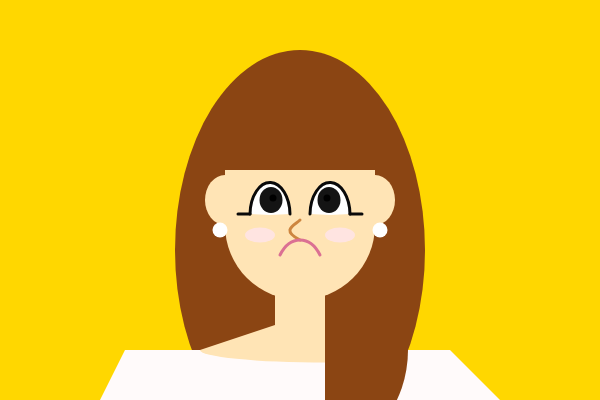
Frame 1 (no input)
Frame 60 (no input): identical to frame 1, image omitted
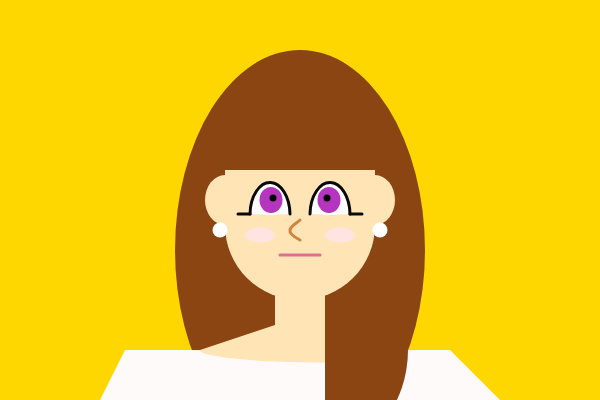
Frame 120 (the mouse pressed at the canvas centre since frame 60)

The p5.js sketch that drew these frames (run headless with seeded random() and noise() and a simulated clock; from frame 60 on, the mouse is pressed at the canvas centre):

// p5.js sketch
// ── sketch.js
let eyeColor;

function setup() {
  createCanvas(600, 400);
  eyeColor = color(20);
}

function draw() {
  // nền đổi theo chuột
  if (mouseX > width / 2) {
    background('#87ceeb');
  } else {
    background('#ffd700');
  }

  noStroke();

  // tóc
  fill('#8b4513');
  ellipse(300, 250, 250, 400);

  // mặt
  fill('#ffe4b5');
  quad(225, 170, 375, 170, 375, 225, 225, 225);
  arc(300, 225, 150, 150, 0, PI, PIE);

  // cổ + tai
  quad(275, 275, 325, 275, 325, 325, 275, 325);
  arc(375, 200, 40, 50, -HALF_PI, HALF_PI, PIE);
  arc(225, 200, 40, 50, HALF_PI, PI + HALF_PI, PIE);

  // áo
  fill('#fffafa');
  quad(125, 350, 100, 400, 500, 400, 450, 350);

  // tóc dưới
  fill('#8b4513');
  arc(325, 350, 166, 200, 0, HALF_PI);

  // vai
  fill('#ffe4b5');
  quad(275,325, 325,325,325,350, 200, 350);
  arc(325, 350, 250, 25, HALF_PI, PI, PIE);

  // mắt ngoài
  stroke(10);
  strokeWeight(3);
  fill(300);
  arc(270, 215, 40, 65, PI + QUARTER_PI/15, TWO_PI - QUARTER_PI/15);
  arc(330, 215, 40, 65, PI + QUARTER_PI/15, TWO_PI - QUARTER_PI/15);
  line(250, 214, 238, 214);
  line(350, 214, 362, 214);

  // tròng mắt
  noStroke();
  fill(eyeColor);
  ellipse(271, 200, 23, 26);
  ellipse(329, 200, 23, 26);

  // con ngươi
  fill(0);
  ellipse(273, 198, 7);
  ellipse(327, 198, 7);

  // mũi
  stroke('#cd853f');
  strokeWeight(3);
  noFill();
  bezier(300, 220, 295, 225, 280, 230, 300, 240);

  // ✅ miệng thay đổi mượt theo chuột
  let mouthCurve = map(mouseX, 0, width, -20, 20);

  stroke('#db7093');
  strokeWeight(3);
  noFill();

  beginShape();
  vertex(280, 255);
  bezierVertex(
    290, 255 + mouthCurve,
    310, 255 + mouthCurve,
    320, 255
  );
  endShape();

  // má
  noStroke();
  fill('#ffe4e1');
  ellipse(260, 235, 30, 15);
  ellipse(340, 235, 30, 15);

  // highlight
  stroke(300);
  strokeWeight(15);
  point(220,230);
  point(380, 230);
}

// click đổi màu mắt
function mousePressed() {
  eyeColor = color(random(255), random(255), random(255));
}
